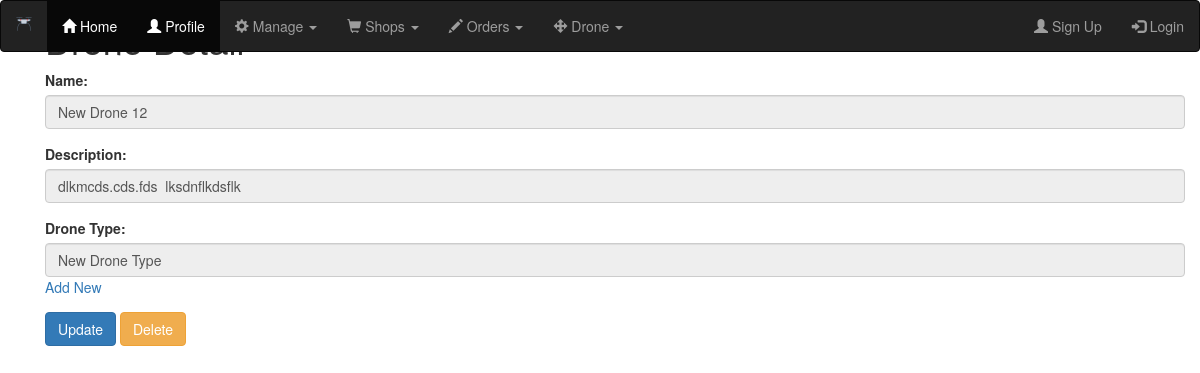
/drones/drone/1/detail, run on the app's committed database.
### drones/models.py (models this page shows, shortened)
class Drone(models.Model):
    name = models.CharField(max_length=25)
    description = models.CharField(max_length=50)
    drone_type = models.ForeignKey(DroneType,related_name="drone_type",on_delete=models.CASCADE)

class DroneType(models.Model):
    name = models.CharField(max_length=25)
    description = models.CharField(max_length=50)
    self_weight = models.IntegerField()
    payload_weight = models.IntegerField()
    external_reference = models.CharField(max_length=25,blank=True)
    def __str__(self):
        return self.name

### drones/views.py (the view)
# urls.py: path('drone/<int:id>/detail',DroneDetailView.as_view(),name='drone_detail'),
class DroneDetailView(DetailView):
    template_name = 'drones/drone_detail.html'
    model=Drone
    context_object_name = 'drone'
    def get_object(self):
        id_ = self.kwargs.get("id")
        return get_object_or_404(Drone,id=id_)

### drones/templates/drones/drone_detail.html (shortened to what this page needs)
<!DOCTYPE html>
{% extends "base.html" %}
{% load crispy_forms_tags %}
{% block content %}
<div class="container">
  <a href="{% url 'drones:drone_list' %}" style="align:right; float: right;">Drone List</a>
  <h1>Drone Detail</h1>
  <form method="POST">
    <div class="form-group">
        <label for="name">Name:</label>
        <input type="text" class="form-control" id="name" value='{{ drone.name }}' disabled>
    </div>
    <div class="form-group">
        <label for="description">Description:</label>
        <input type="text" class="form-control" id="description" value="{{ drone.description }}" disabled>
    </div>
    <div class="form-group">
        <label for="description">Drone Type:</label>
        <input type="text" class="form-control" id="drone_type" value="{{ drone.drone_type }}" disabled>
        <a href="{% url 'drones:drone_type_create' %}">Add New</a>
    </div>
    <a href="{% url 'drones:drone_update' drone.id %}"><button type="button" class="btn btn-primary">Update</button></a>
    <a href="{% url 'drones:drone_delete' drone.id %}"><button type="button" class="btn btn-warning">Delete</button></a>
  </form>
</div>
{% endblock %}

### data on the page
Drone: name "New Drone 12", description "dlkmcds.cds.fds lksdnflkdsflk", drone_type "New Drone Type"
